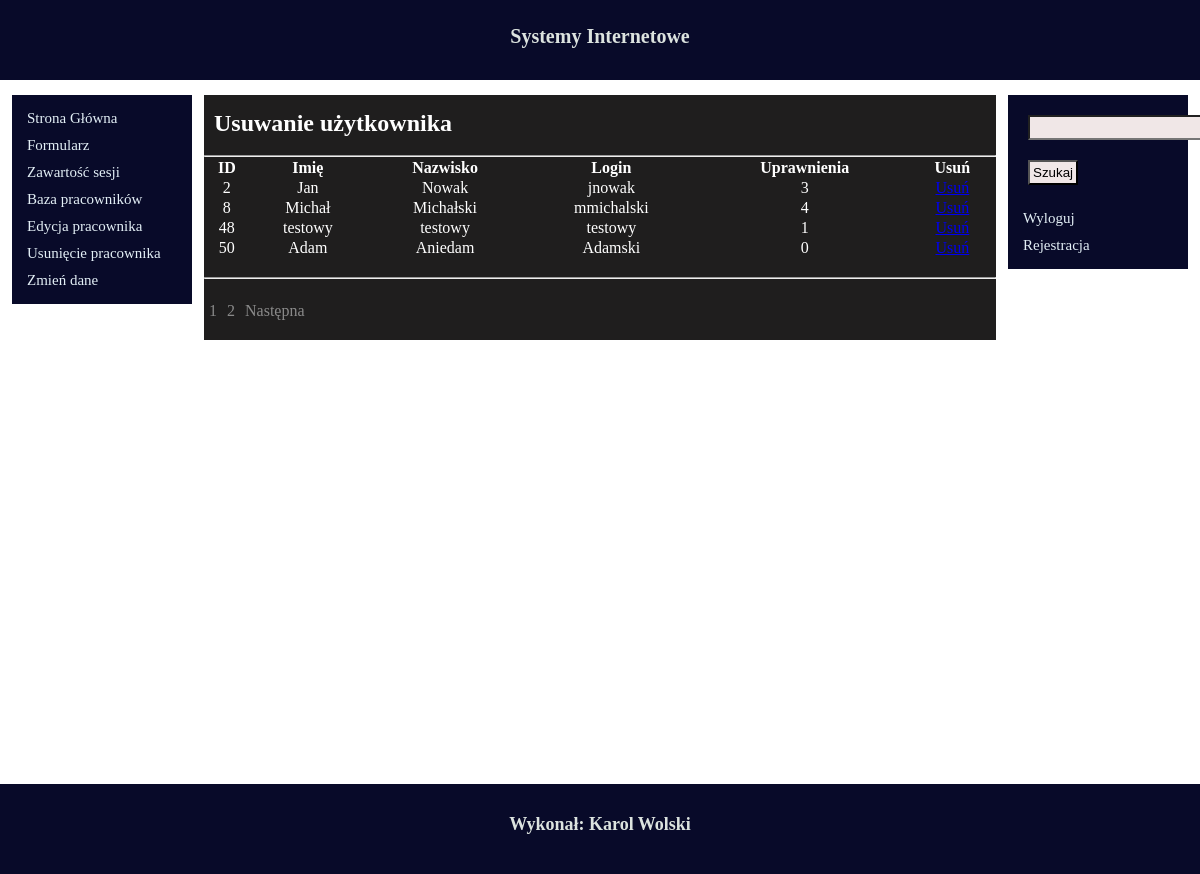
The page /admin/deluser.php (signed in) on the database its author committed.
### tables this page shows
CREATE TABLE IF NOT EXISTS `users` (
`ID` bigint(20) unsigned NOT NULL,
  `Name` varchar(30) NOT NULL,
  `Surname` varchar(30) NOT NULL,
  `Login` varchar(30) NOT NULL,
  `Password` varchar(30) NOT NULL,
  `Permissions` int(4) NOT NULL
);

### admin/deluser.php (the view, shortened to what this page needs)
<?php include ("header.php"); ?>
<?php include ("sidebar-left.php"); ?>
	<div class="main">
	<h2>Usuwanie użytkownika</h2>
	<br>
	<hr>
	<table style="width:100%">
		<thead>
			<tr>
				<th>ID</th>
				<th>Imię</th>
				<th>Nazwisko</th>
				<th>Login</th>
				<th>Uprawnienia</th>
				<th>Usuń</th>
			</tr>
		</thead>
		<tbody style="text-align:center">
			<?php
			$start=0;
			$limit=4;
			$sql = mysql_query("SELECT * FROM users ORDER BY id ASC LIMIT $start, $limit");
			$edit_site = "deleteu.php";
			while($row = mysql_fetch_array($sql))
			{
				$del = $row['ID'];
				echo '<tr><td>' . $row['ID'] . '</td>';
				echo '<td>' . $row['Name'] . '</td>';
				echo '<td>' . $row['Surname'] . '</td>';
				echo '<td>' . $row['Login'] . '</td>';
				echo '<td>' . $row['Permissions'] . '</td>';
				echo '<td>' . "<a href=\"". $edit_site ."?deleteu=".$del."\">Usuń</a>" . '</td>';
			}
			?>
			</tr>
		</tbody>
	</table>
	<br>
	<hr>
	<br>
	<?php
		$rows=mysql_num_rows(mysql_query("select * from users"));
		$total=ceil($rows/$limit);
		echo "<ul class='page'>";
		for($i=1;$i<=$total;$i++)
		{
		if($i==$id) { echo "<li class='current'>".$i."</li>"; }
		else { echo "<li><a href='?id=".$i."'>".$i."</a></li>"; }
		}
		if($id!=$total)
		{
			echo "<li><a href='?id=".($id+1)."'>Następna</a></li>";
		}
		echo "</ul>";
	?>
	<br>
	</div>
<?php include ("sidebar-right.php"); ?>
<?php include ("../footer.php"); ?>

### css/style.css (style rules this page uses)
* { padding: 0; margin: 0; }
html, body { height: 93%; background-color: #fff; color: #000; margin: 0; padding: 0; }
.main { margin-top: 15px; margin-bottom: 15px; margin-left: 1%; margin-right: 1%; padding-top: 15px; padding-bottom: 15px; float:left; background-color:#1F1E1E; color: #FFFFFF; width:66%; }
.main>h2 { padding-left: 10px; }
.page { float: left; margin: 0; padding: 0; }
.page li { list-style: none; display:inline-block; }
.page li a, .current { display: block; padding: 5px; text-decoration: none; color: #8A8A8A; }

### rows shown on the page
users: ID "2", Name "Jan", Surname "Nowak", Login "jnowak", Permissions "3"
users: ID "8", Name "Michał", Surname "Michałski", Login "mmichalski", Permissions "4"
users: ID "48", Name "testowy", Surname "testowy", Login "testowy", Permissions "1"
users: ID "50", Name "Adam", Surname "Aniedam", Login "Adamski", Permissions "0"
